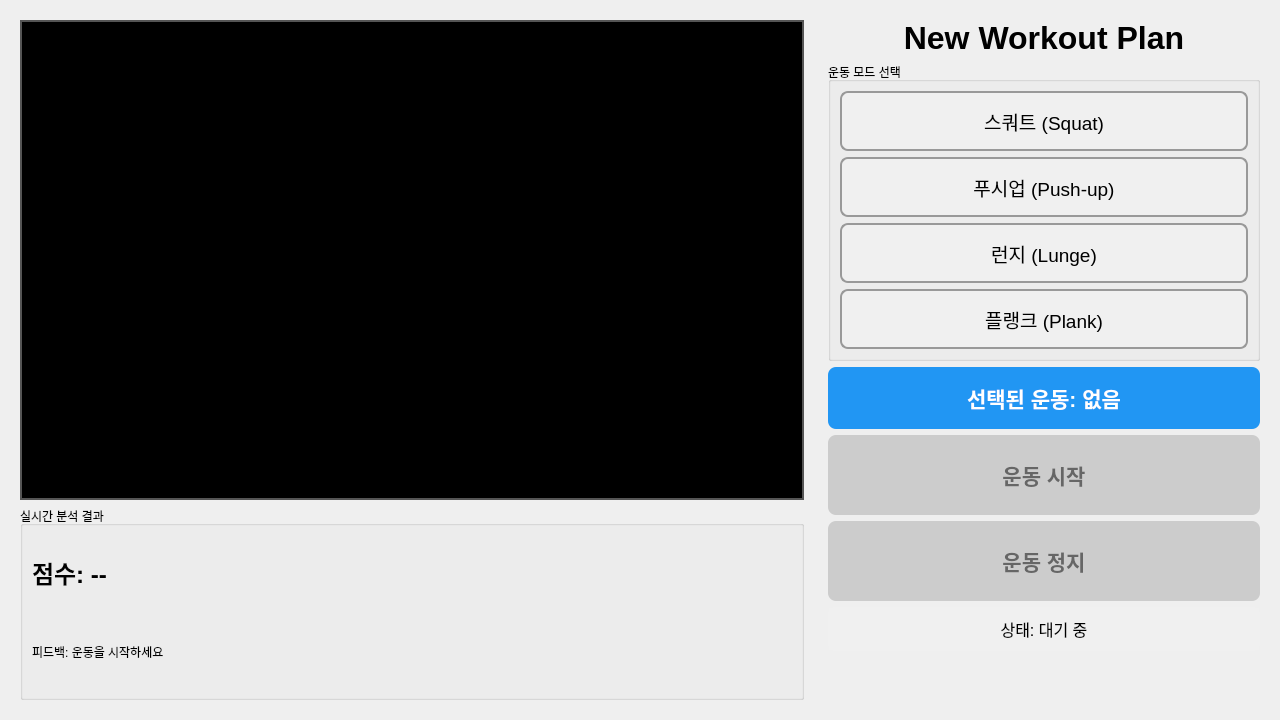
<?xml version="1.0" encoding="UTF-8"?>
<ui version="4.0">
 <class>Widget</class>
 <widget class="QWidget" name="Widget">
  <property name="geometry">
   <rect>
    <x>0</x>
    <y>0</y>
    <width>1280</width>
    <height>720</height>
   </rect>
  </property>
  <property name="windowTitle">
   <string>New Workout Plan</string>
  </property>
  <layout class="QHBoxLayout" name="horizontalLayout">
   <item>
    <!-- 왼쪽: 카메라 영역 -->
    <widget class="QWidget" name="leftWidget" native="true">
     <layout class="QVBoxLayout" name="leftLayout">
      <item>
       <!-- 카메라 디스플레이 -->
       <widget class="QLabel" name="lblCamera">
        <property name="minimumSize">
         <size>
          <width>640</width>
          <height>480</height>
         </size>
        </property>
        <property name="styleSheet">
         <string notr="true">background-color: black; border: 2px solid #555;</string>
        </property>
        <property name="text">
         <string>카메라 대기 중...</string>
        </property>
        <property name="alignment">
         <set>Qt::AlignCenter</set>
        </property>
       </widget>
      </item>
      <item>
       <!-- 분석 결과 그룹 -->
       <widget class="QGroupBox" name="groupResult">
        <property name="title">
         <string>실시간 분석 결과</string>
        </property>
        <layout class="QVBoxLayout" name="resultLayout">
         <item>
          <widget class="QLabel" name="lblScore">
           <property name="text">
            <string>점수: --</string>
           </property>
           <property name="styleSheet">
            <string notr="true">font-size: 18pt; font-weight: bold;</string>
           </property>
          </widget>
         </item>
         <item>
          <widget class="QLabel" name="lblFeedback">
           <property name="text">
            <string>피드백: 운동을 시작하세요</string>
           </property>
           <property name="wordWrap">
            <bool>true</bool>
           </property>
          </widget>
         </item>
        </layout>
       </widget>
      </item>
     </layout>
    </widget>
   </item>
   <item>
    <!-- 오른쪽: 컨트롤 패널 -->
    <widget class="QWidget" name="rightWidget" native="true">
     <property name="minimumSize">
      <size>
       <width>400</width>
       <height>0</height>
      </size>
     </property>
     <property name="maximumSize">
      <size>
       <width>450</width>
       <height>16777215</height>
      </size>
     </property>
     <layout class="QVBoxLayout" name="rightLayout">
      <item>
       <!-- 타이틀 -->
       <widget class="QLabel" name="lblTitle">
        <property name="text">
         <string>New Workout Plan</string>
        </property>
        <property name="styleSheet">
         <string notr="true">font-size: 24pt; font-weight: bold;</string>
        </property>
        <property name="alignment">
         <set>Qt::AlignCenter</set>
        </property>
       </widget>
      </item>
      <item>
       <!-- 운동 모드 선택 그룹 -->
       <widget class="QGroupBox" name="groupMode">
        <property name="title">
         <string>운동 모드 선택</string>
        </property>
        <layout class="QVBoxLayout" name="modeLayout">
         <item>
          <widget class="QPushButton" name="btnSquat">
           <property name="minimumSize">
            <size>
             <width>0</width>
             <height>60</height>
            </size>
           </property>
           <property name="text">
            <string>스쿼트 (Squat)</string>
           </property>
           <property name="checkable">
            <bool>true</bool>
           </property>
           <property name="styleSheet">
            <string notr="true">
QPushButton {
    background-color: #f0f0f0;
    border: 2px solid #999;
    border-radius: 8px;
    padding: 10px;
    font-size: 14pt;
}
QPushButton:hover {
    background-color: #e0e0e0;
}
QPushButton:checked {
    background-color: #4CAF50;
    color: white;
    border: 2px solid #45a049;
}
            </string>
           </property>
          </widget>
         </item>
         <item>
          <widget class="QPushButton" name="btnPushup">
           <property name="minimumSize">
            <size>
             <width>0</width>
             <height>60</height>
            </size>
           </property>
           <property name="text">
            <string>푸시업 (Push-up)</string>
           </property>
           <property name="checkable">
            <bool>true</bool>
           </property>
           <property name="styleSheet">
            <string notr="true">
QPushButton {
    background-color: #f0f0f0;
    border: 2px solid #999;
    border-radius: 8px;
    padding: 10px;
    font-size: 14pt;
}
QPushButton:hover {
    background-color: #e0e0e0;
}
QPushButton:checked {
    background-color: #4CAF50;
    color: white;
    border: 2px solid #45a049;
}
            </string>
           </property>
          </widget>
         </item>
         <item>
          <widget class="QPushButton" name="btnLunge">
           <property name="minimumSize">
            <size>
             <width>0</width>
             <height>60</height>
            </size>
           </property>
           <property name="text">
            <string>런지 (Lunge)</string>
           </property>
           <property name="checkable">
            <bool>true</bool>
           </property>
           <property name="styleSheet">
            <string notr="true">
QPushButton {
    background-color: #f0f0f0;
    border: 2px solid #999;
    border-radius: 8px;
    padding: 10px;
    font-size: 14pt;
}
QPushButton:hover {
    background-color: #e0e0e0;
}
QPushButton:checked {
    background-color: #4CAF50;
    color: white;
    border: 2px solid #45a049;
}
            </string>
           </property>
          </widget>
         </item>
         <item>
          <widget class="QPushButton" name="btnPlank">
           <property name="minimumSize">
            <size>
             <width>0</width>
             <height>60</height>
            </size>
           </property>
           <property name="text">
            <string>플랭크 (Plank)</string>
           </property>
           <property name="checkable">
            <bool>true</bool>
           </property>
           <property name="styleSheet">
            <string notr="true">
QPushButton {
    background-color: #f0f0f0;
    border: 2px solid #999;
    border-radius: 8px;
    padding: 10px;
    font-size: 14pt;
}
QPushButton:hover {
    background-color: #e0e0e0;
}
QPushButton:checked {
    background-color: #4CAF50;
    color: white;
    border: 2px solid #45a049;
}
            </string>
           </property>
          </widget>
         </item>
        </layout>
       </widget>
      </item>
      <item>
       <!-- 선택된 운동 표시 -->
       <widget class="QLabel" name="lblSelectedMode">
        <property name="text">
         <string>선택된 운동: 없음</string>
        </property>
        <property name="styleSheet">
         <string notr="true">
background-color: #2196F3;
color: white;
padding: 15px;
border-radius: 8px;
font-size: 16pt;
font-weight: bold;
         </string>
        </property>
        <property name="alignment">
         <set>Qt::AlignCenter</set>
        </property>
       </widget>
      </item>
      <item>
       <!-- 시작 버튼 -->
       <widget class="QPushButton" name="btnStart">
        <property name="minimumSize">
         <size>
          <width>0</width>
          <height>80</height>
         </size>
        </property>
        <property name="text">
         <string>운동 시작</string>
        </property>
        <property name="enabled">
         <bool>false</bool>
        </property>
        <property name="styleSheet">
         <string notr="true">
QPushButton {
    background-color: #4CAF50;
    color: white;
    border: none;
    border-radius: 8px;
    font-size: 16pt;
    font-weight: bold;
}
QPushButton:hover {
    background-color: #45a049;
}
QPushButton:disabled {
    background-color: #cccccc;
    color: #666666;
}
         </string>
        </property>
       </widget>
      </item>
      <item>
       <!-- 정지 버튼 -->
       <widget class="QPushButton" name="btnStop">
        <property name="minimumSize">
         <size>
          <width>0</width>
          <height>80</height>
         </size>
        </property>
        <property name="text">
         <string>운동 정지</string>
        </property>
        <property name="enabled">
         <bool>false</bool>
        </property>
        <property name="styleSheet">
         <string notr="true">
QPushButton {
    background-color: #f44336;
    color: white;
    border: none;
    border-radius: 8px;
    font-size: 16pt;
    font-weight: bold;
}
QPushButton:hover {
    background-color: #da190b;
}
QPushButton:disabled {
    background-color: #cccccc;
    color: #666666;
}
         </string>
        </property>
       </widget>
      </item>
      <item>
       <!-- 상태 표시 -->
       <widget class="QLabel" name="lblStatus">
        <property name="text">
         <string>상태: 대기 중</string>
        </property>
        <property name="styleSheet">
         <string notr="true">
background-color: #f0f0f0;
padding: 10px;
border-radius: 5px;
font-size: 12pt;
         </string>
        </property>
        <property name="alignment">
         <set>Qt::AlignCenter</set>
        </property>
       </widget>
      </item>
      <item>
       <spacer name="verticalSpacer">
        <property name="orientation">
         <enum>Qt::Vertical</enum>
        </property>
        <property name="sizeHint" stdset="0">
         <size>
          <width>20</width>
          <height>40</height>
         </size>
        </property>
       </spacer>
      </item>
     </layout>
    </widget>
   </item>
  </layout>
 </widget>
 <resources/>
 <connections/>
</ui>
